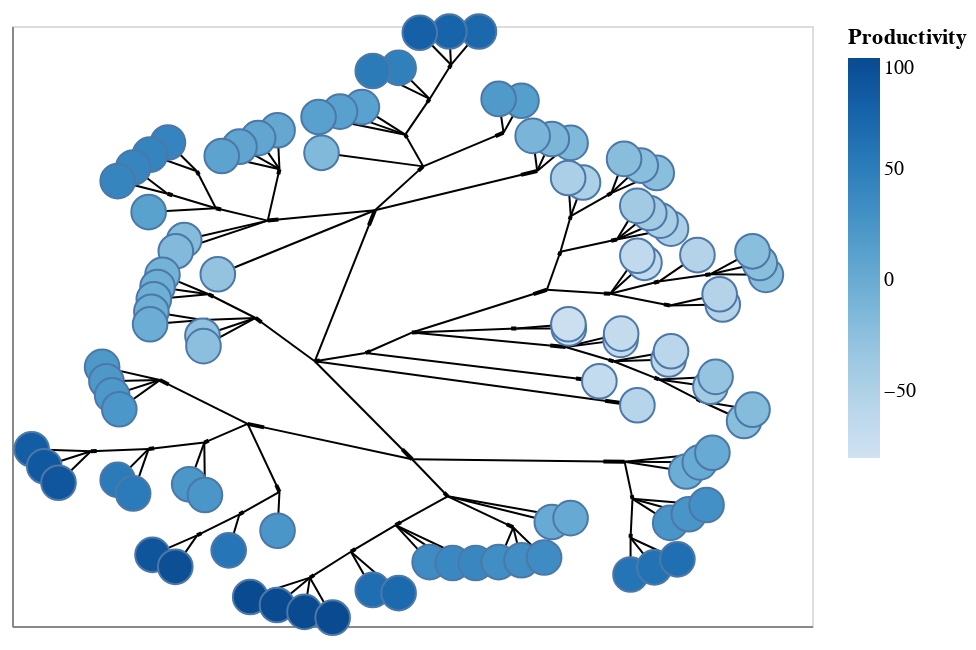

Notebook source saved alongside this figure:
### Code cell
# Draw the graph using Altair, coloring by productivity
nxa.draw_networkx(robottree, pos=pos, node_color='Productivity',node_tooltip=['label:N','Productivity:Q'])

# we can see (for example 3, at least) that there is some "locality" to productive and unproductive robots

### Figure 1 — Vega-Lite specification as saved in the notebook (floating-point values rounded to 4 significant figures; data arrays with more than 128 entries replaced by an {"elided": "..."} marker saying what was removed)
{"config": {"view": {"continuousWidth": 400, "continuousHeight": 300}}, "layer": [{"data": {"name": "data-9541723c4ac0bac0b6f78f5d0bbc4ff7"}, "mark": {"type": "line", "color": "black", "opacity": 1, "strokeWidth": 1}, "encoding": {"detail": {"type": "quantitative", "field": "edge"}, "x": {"type": "quantitative", "axis": {"grid": false, "labels": false, "ticks": false, "title": ""}, "field": "x"}, "y": {"type": "quantitative", "axis": {"grid": false, "labels": false, "ticks": false, "title": ""}, "field": "y"}}}, {"data": {"name": "data-f6efd91a7961c4f6cdc22d613df1859e"}, "mark": {"type": "line", "color": "black", "opacity": 1, "strokeWidth": 2}, "encoding": {"detail": {"type": "quantitative", "field": "edge"}, "x": {"type": "quantitative", "axis": {"grid": false, "labels": false, "ticks": false}, "field": "x"}, "y": {"type": "quantitative", "axis": {"grid": false, "labels": false, "ticks": false}, "field": "y"}}}, {"data": {"name": "data-250dbeab9322addf782c8e1799834284"}, "mark": {"type": "point", "opacity": 1, "size": 300, "strokeWidth": 1.0}, "encoding": {"fill": {"type": "quantitative", "field": "Productivity"}, "tooltip": [{"type": "nominal", "field": "label"}, {"type": "quantitative", "field": "Productivity"}], "x": {"type": "quantitative", "axis": {"grid": false, "labels": false, "ticks": false}, "field": "x"}, "y": {"type": "quantitative", "axis": {"grid": false, "labels": false, "ticks": false}, "field": "y"}}}], "$schema": "https://vega.github.io/schema/vega-lite/v4.8.1.json", "datasets": {"data-9541723c4ac0bac0b6f78f5d0bbc4ff7": {"elided": "298 records"}, "data-f6efd91a7961c4f6cdc22d613df1859e": {"elided": "298 records"}, "data-250dbeab9322addf782c8e1799834284": {"elided": "150 records"}}}
